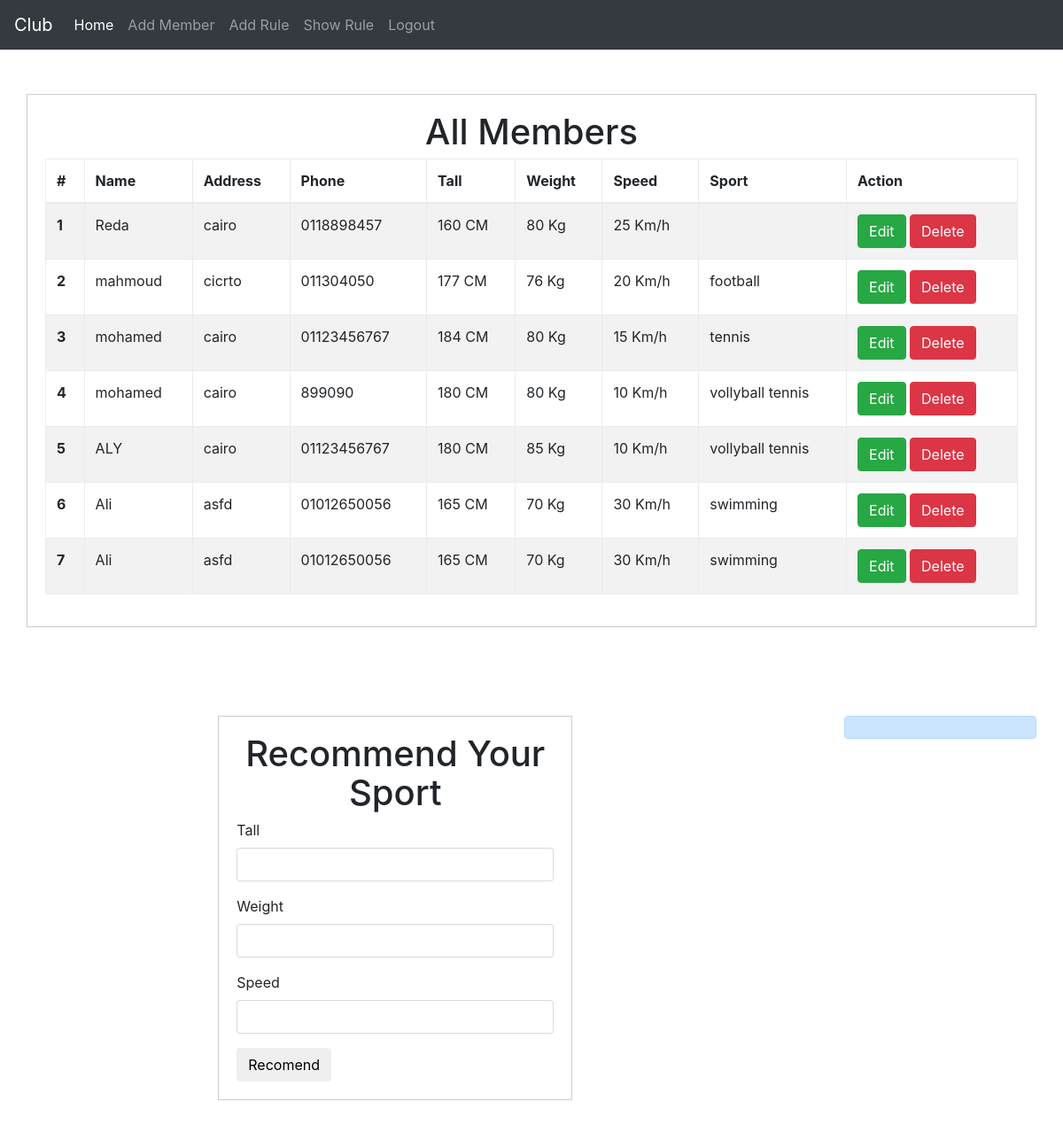
Screenshot of /index.php (signed in) with the database file from the repository.
### tables this page shows
CREATE TABLE `members` (
  `tall` int(11) NOT NULL,
  `weight` int(11) NOT NULL,
  `speed` int(11) NOT NULL,
  `memberid` int(11) NOT NULL
);

CREATE TABLE `user_info` (
  `userid` int(11) NOT NULL,
  `username` varchar(30) NOT NULL,
  `password` varchar(40) NOT NULL,
  `phone` varchar(40) NOT NULL,
  `address` varchar(50) NOT NULL,
  `GroupID` int(11) NOT NULL DEFAULT '0'
);

### xmlru.php (called while the page is built, shortened)
<?php
$x=simplexml_load_file("xml/m.xml");

### index.php (the view, shortened to what this page needs)
<?php
if (isset($_SESSION['admin_login'])) {
    include 'init.php';
include("xmlru.php");
$stmt=$con->prepare("SELECT user_info.*, members.* FROM user_info
join members on members.memberid=user_info.userid");
$stmt->execute();
$users=$stmt->fetchAll();
?>
<div class="show-rule container">
  <div class="title">
    <h1 class="text-center ">All Members</h1>
  </div>
  <table class="table table-bordered table-striped">
  <thead  class="thead-dark">
    <tr>
      <th scope="col">#</th>
      <th scope="col">Name</th>
      <th scope="col">Address</th>
      <th scope="col">Phone</th>
      <th scope="col">Tall</th>
      <th scope="col">Weight</th>
      <th scope="col">Speed</th>
      <th scope="col">Sport</th>
      <th scope="col">Action</th>
    </tr>
  </thead>
  <tbody>
    <?php
    if ($stmt) {
      $j = 0;
      foreach ($users as $user) {
        $j+=1;
     ?>
        <tr>
          <th scope="row"><?=$j ?></th>
          <td><?=$user['username'] ?></td>
          <td><?=$user['address'] ?></td>
          <td><?=$user['phone'] ?></td>
          <td><?=$user['tall'] ?> CM</td>
          <td><?=$user['weight'] ?> Kg</td>
          <td><?=$user['speed'] ?> Km/h</td>
          <td><?php
            foreach ($x->children() as $child) {
                $tallf=explode('-',$child->tall);
                $tallf=range($tallf[0], $tallf[1]);
                $weightf=explode('-',$child->weight);
                $weightf=range($weightf[0], $weightf[1]);
                $speedf=explode('-',$child->speed);
                $speedf=range($speedf[0], $speedf[1]);
                $sportf=$child->sport;
                if (in_array($user['tall'],$tallf) && in_array($user['weight'], $weightf) &&
                    in_array($user['speed'], $speedf))
                {
                      echo $sportf . " ";
                }
            }
            ?>
          </td>
          <td>
            <a class="btn btn-success" href='edit.php?userid=<?=$user['userid'] ?>'>Edit</a>
            <a class="btn btn-danger" href='delete.php?userid=<?=$user['userid'] ?>'>Delete</a>
          </td>
        </tr>
    <?php }
    }else{
      echo "Find Error";
    } ?>
  </tbody>
 </table>
</div>
<div class="row">
  <div class="col-md-9">
    <div class="widget_form ">
      <h1 class="text-center ">Recommend Your Sport</h1>
      <form action="<?php echo $_SERVER['PHP_SELF']; ?>" method="POST">
        <div class="form-group">
          <label for="tall">Tall</label>
          <input type="text"  name="tall" class="form-control" id="tall" />
        </div>
        <div class="form-group">
          <label for="weightweight">Weight</label>
          <input type="text" name="weight" class="form-control" id="weight" />
        </div>
        <div class="form-group">
          <label for="speed">Speed</label>
          <input type="text" name="speed" class="form-control" id="speed" />
        </div>
        <input type="submit" class="btn btn-default" name="search" value="Recomend">
      </form>
    </div>
  </div>
  <div class="col-md-3">
    <div class="recomend">
      <div class="alert alert-primary">
      </div>
    </div>
  </div>
</div>
<?php
    include 'footer.php';
}else{
        header('Location:login.php');
        exit();
    }

### header.php (shortened to what this page needs)
<!DOCTYPE html>
<html lang="en">
<head>
    <link href="<?=$css ?>bootstrap.min.css" rel="stylesheet" media="all">
    <link href="<?=$css ?>style.css" rel="stylesheet" media="all">
</head>

### init.php (shortened to what this page needs)
<?php
	$css 		= 'style/css/';
    include  'header.php';
    if (!isset($nonavbar)){include  'navbar.php';}

### navbar.php (shortened to what this page needs)
<nav class="navbar navbar-expand-lg navbar-dark bg-dark">
  <a class="navbar-brand" href="#">Club</a>
  <div class="collapse navbar-collapse" id="navbarSupportedContent">
    <ul class="navbar-nav mr-auto">
      <li class="nav-item active">
        <a class="nav-link" href="index.php">Home <span class="sr-only">(current)</span></a>
      </li>
      <li class="nav-item">
        <a class="nav-link" href="add.php">Add Member</a>
      </li>
       <li class="nav-item">
        <a class="nav-link" href="uixml.php">Add Rule</a>
      </li>
      <li class="nav-item">
        <a class="nav-link" href="showxmlrules.php">Show Rule</a>
      </li>
      <li class="nav-item">
        <a class="nav-link" href="logout.php">Logout</a>
      </li>
    </ul>
  </div>
</nav>

### footer.php (shortened to what this page needs)
</body>
</html>

### style/css/style.css (style rules this page uses)
.widget_form , .show-rule { width: 400px; margin: 50px auto ; padding: 20px; border: 1px solid #CCC }
.show-rule { width: auto; }
.recomend { margin: 50px 30px; }

### rows the page displays
members: memberid.username "Reda", memberid.address "cairo", memberid.phone "0118898457", tall "160", weight "80", speed "25"
members: memberid.username "mahmoud", memberid.address "cicrto", memberid.phone "011304050", tall "177", weight "76", speed "20", sportf "football"
members: memberid.username "mohamed", memberid.address "cairo", memberid.phone "01123456767", tall "184", weight "80", speed "15", sportf "tennis"
members: memberid.username "mohamed", memberid.address "cairo", memberid.phone "899090", tall "180", weight "80", speed "10", sportf "vollyball", sportf "tennis"
members: memberid.username "ALY", memberid.address "cairo", memberid.phone "01123456767", tall "180", weight "85", speed "10", sportf "vollyball", sportf "tennis"
members: memberid.username "Ali", memberid.address "asfd", memberid.phone "01012650056", tall "165", weight "70", speed "30", sportf "swimming"
members: memberid.username "Ali", memberid.address "asfd", memberid.phone "01012650056", tall "165", weight "70", speed "30", sportf "swimming"
